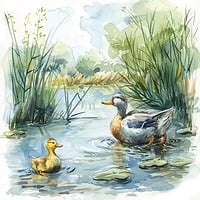
#> input picture data/audio_player/Music/Kids Songs - German/alle-meine-entchen-schwimmen-auf-dem-see-kinderlied-deutsch-214468.jpg, 200 x 200 px
$ python -i tile_cache.py   (imports and definitions only)
#> lines starting #> are read from the running program, lines starting #| are printed output that depends on the picture
"""
On-disk cache of device-ready tile and background images.

Source images (module icons, scene tile renders, cover art) can be any size
and format - the shipped icons are 1024x1024 PNGs of about 2 MB each. Both
devices need a small derived image per source:

* the StreamDock wants a 112x112 JPEG rotated by 180 degrees (quality 85,
  larger files corrupt on the device, see CLAUDE.md),
* the web emulator wants a 112x112 PNG it can send to the browser as-is.

Deriving these on every draw costs about a quarter of a second per icon on the
Pi Zero 2 W, so they are cached in ``data/cache/button_tiles``. ``data`` is
excluded from the deploy rsync, so the cache survives updates. Cache files are
keyed by the source path and refreshed when the source is newer.

Tiles rendered in memory by scenes (text, solid colours, cover + title
composites) are stored once, directly as the device JPEG via
``save_native_key_jpeg``. Such a file is recognised by its ``_native.jpg``
suffix: the device sends it as-is and the browser PNG is derived from it by
rotating back, so a new text tile costs one encode and one SD write.
"""

import hashlib
import logging
import os
from pathlib import Path
from typing import Tuple, Union

from PIL import Image

logger = logging.getLogger(__name__)

CACHE_DIR = Path(__file__).parent.parent / "data" / "cache" / "button_tiles"

TILE_SIZE = (112, 112)
BACKGROUND_SIZE = (800, 480)
ROTATION = 180

# Quality 85 is mandatory for key tiles (CLAUDE.md). Backgrounds keep PIL's
# default (75), which is what the SDK's own set_touchscreen_image produces.
KEY_JPEG_QUALITY = 85

# Suffix of a file that already is a device-ready key tile (rotated JPEG)
NATIVE_SUFFIX = '_native.jpg'


# [39 lines left out: functions cache_path_for, is_fresh, atomic_save, to_native_format, not called in this run]


def is_native_key_jpeg(path: Union[str, Path]) -> bool:
    """True if the file was written by save_native_key_jpeg (or native_key_jpeg)."""
    return Path(path).name.endswith(NATIVE_SUFFIX)


# [24 lines left out: functions save_native_key_jpeg, _derive, not called in this run]


def native_key_jpeg(source: Union[str, Path]) -> Path:
    """Device-ready 112x112 JPEG for a key tile: the source itself if it already is one, else cached."""
    source = Path(source)
    if is_native_key_jpeg(source):
        return source
    return _derive(source, NATIVE_SUFFIX,
                   lambda img: to_native_format(img, TILE_SIZE),
                   format='JPEG', quality=KEY_JPEG_QUALITY)


# [57 lines left out: functions native_background_jpeg, _is_tile_sized_png, _to_web_format, web_png, prewarm, not called in this run]

>>> import cv2
>>> picture = cv2.imread('../data/audio_player/Music/Kids Songs - German/alle-meine-entchen-schwimmen-auf-dem-see-kinderlied-deutsch-214468.jpg', cv2.IMREAD_GRAYSCALE)
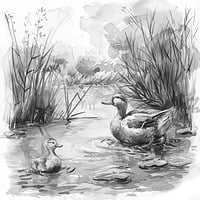
#> picture: shape (200, 200); min 0, max 255, mean 185.4
#> (the run stopped early here; a loop or call above may not have finished)

$ run again, on data/audio_player/Music/Kids Songs - German/die-vogelhochzeit-ein-deutsches-volkslied-kinderlied-340629.png
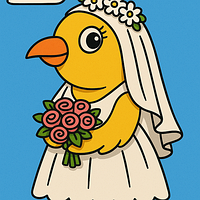
#> input picture data/audio_player/Music/Kids Songs - German/die-vogelhochzeit-ein-deutsches-volkslied-kinderlied-340629.png, 200 x 200 px
#> `picture = cv2.imread('../data/audio_player/Music/Kids Songs - German/a..`:
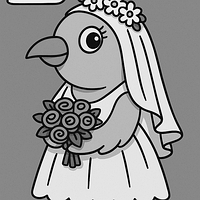
#> picture: shape (200, 200); min 0, max 255, mean 150.6
